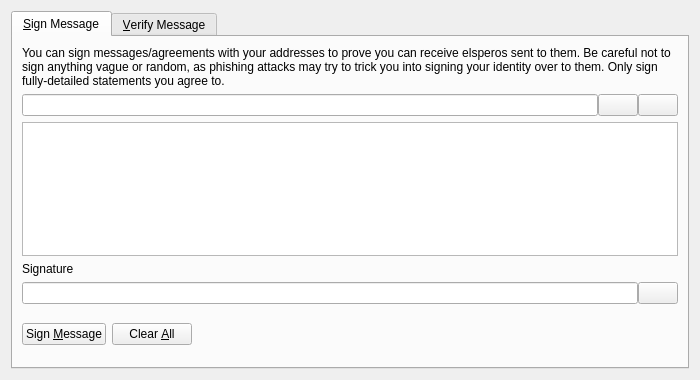
<?xml version="1.0" encoding="UTF-8"?>
<ui version="4.0">
 <class>SignVerifyMessageDialog</class>
 <widget class="QDialog" name="SignVerifyMessageDialog">
  <property name="geometry">
   <rect>
    <x>0</x>
    <y>0</y>
    <width>700</width>
    <height>380</height>
   </rect>
  </property>
  <property name="windowTitle">
   <string>Signatures - Sign / Verify a Message</string>
  </property>
  <property name="modal">
   <bool>true</bool>
  </property>
  <layout class="QVBoxLayout" name="verticalLayout">
   <item>
    <widget class="QTabWidget" name="tabWidget">
     <property name="currentIndex">
      <number>0</number>
     </property>
     <widget class="QWidget" name="tabSignMessage">
      <attribute name="title">
       <string>&amp;Sign Message</string>
      </attribute>
      <layout class="QVBoxLayout" name="verticalLayout_SM">
       <item>
        <widget class="QLabel" name="infoLabel_SM">
         <property name="text">
          <string>You can sign messages/agreements with your addresses to prove you can receive elsperos sent to them. Be careful not to sign anything vague or random, as phishing attacks may try to trick you into signing your identity over to them. Only sign fully-detailed statements you agree to.</string>
         </property>
         <property name="textFormat">
          <enum>Qt::PlainText</enum>
         </property>
         <property name="wordWrap">
          <bool>true</bool>
         </property>
        </widget>
       </item>
       <item>
        <layout class="QHBoxLayout" name="horizontalLayout_1_SM">
         <property name="spacing">
          <number>0</number>
         </property>
         <item>
          <widget class="QValidatedLineEdit" name="addressIn_SM">
           <property name="toolTip">
            <string>The Elspero address to sign the message with</string>
           </property>
          </widget>
         </item>
         <item>
          <widget class="QPushButton" name="addressBookButton_SM">
           <property name="toolTip">
            <string>Choose previously used address</string>
           </property>
           <property name="text">
            <string/>
           </property>
           <property name="icon">
            <iconset resource="../bitcoin.qrc">
             <normaloff>:/icons/address-book</normaloff>:/icons/address-book</iconset>
           </property>
           <property name="shortcut">
            <string>Alt+A</string>
           </property>
           <property name="autoDefault">
            <bool>false</bool>
           </property>
          </widget>
         </item>
         <item>
          <widget class="QPushButton" name="pasteButton_SM">
           <property name="toolTip">
            <string>Paste address from clipboard</string>
           </property>
           <property name="text">
            <string/>
           </property>
           <property name="icon">
            <iconset resource="../bitcoin.qrc">
             <normaloff>:/icons/editpaste</normaloff>:/icons/editpaste</iconset>
           </property>
           <property name="shortcut">
            <string>Alt+P</string>
           </property>
           <property name="autoDefault">
            <bool>false</bool>
           </property>
          </widget>
         </item>
        </layout>
       </item>
       <item>
        <widget class="QPlainTextEdit" name="messageIn_SM">
         <property name="toolTip">
          <string>Enter the message you want to sign here</string>
         </property>
        </widget>
       </item>
       <item>
        <widget class="QLabel" name="signatureLabel_SM">
         <property name="text">
          <string>Signature</string>
         </property>
         <property name="textFormat">
          <enum>Qt::PlainText</enum>
         </property>
        </widget>
       </item>
       <item>
        <layout class="QHBoxLayout" name="horizontalLayout_2_SM">
         <property name="spacing">
          <number>0</number>
         </property>
         <item>
          <widget class="QLineEdit" name="signatureOut_SM">
           <property name="font">
            <font>
             <italic>true</italic>
            </font>
           </property>
           <property name="readOnly">
            <bool>true</bool>
           </property>
          </widget>
         </item>
         <item>
          <widget class="QPushButton" name="copySignatureButton_SM">
           <property name="toolTip">
            <string>Copy the current signature to the system clipboard</string>
           </property>
           <property name="text">
            <string/>
           </property>
           <property name="icon">
            <iconset resource="../bitcoin.qrc">
             <normaloff>:/icons/editcopy</normaloff>:/icons/editcopy</iconset>
           </property>
           <property name="autoDefault">
            <bool>false</bool>
           </property>
          </widget>
         </item>
        </layout>
       </item>
       <item>
        <layout class="QHBoxLayout" name="horizontalLayout_3_SM">
         <item>
          <widget class="QPushButton" name="signMessageButton_SM">
           <property name="toolTip">
            <string>Sign the message to prove you own this Elspero address</string>
           </property>
           <property name="text">
            <string>Sign &amp;Message</string>
           </property>
           <property name="icon">
            <iconset resource="../bitcoin.qrc">
             <normaloff>:/icons/edit</normaloff>:/icons/edit</iconset>
           </property>
           <property name="autoDefault">
            <bool>false</bool>
           </property>
          </widget>
         </item>
         <item>
          <widget class="QPushButton" name="clearButton_SM">
           <property name="toolTip">
            <string>Reset all sign message fields</string>
           </property>
           <property name="text">
            <string>Clear &amp;All</string>
           </property>
           <property name="icon">
            <iconset resource="../bitcoin.qrc">
             <normaloff>:/icons/remove</normaloff>:/icons/remove</iconset>
           </property>
           <property name="autoDefault">
            <bool>false</bool>
           </property>
          </widget>
         </item>
         <item>
          <spacer name="horizontalSpacer_1_SM">
           <property name="orientation">
            <enum>Qt::Horizontal</enum>
           </property>
           <property name="sizeHint" stdset="0">
            <size>
             <width>40</width>
             <height>48</height>
            </size>
           </property>
          </spacer>
         </item>
         <item>
          <widget class="QLabel" name="statusLabel_SM">
           <property name="font">
            <font>
             <weight>75</weight>
             <bold>true</bold>
            </font>
           </property>
           <property name="text">
            <string/>
           </property>
           <property name="wordWrap">
            <bool>true</bool>
           </property>
          </widget>
         </item>
         <item>
          <spacer name="horizontalSpacer_2_SM">
           <property name="orientation">
            <enum>Qt::Horizontal</enum>
           </property>
           <property name="sizeHint" stdset="0">
            <size>
             <width>40</width>
             <height>48</height>
            </size>
           </property>
          </spacer>
         </item>
        </layout>
       </item>
      </layout>
     </widget>
     <widget class="QWidget" name="tabVerifyMessage">
      <attribute name="title">
       <string>&amp;Verify Message</string>
      </attribute>
      <layout class="QVBoxLayout" name="verticalLayout_VM">
       <item>
        <widget class="QLabel" name="infoLabel_VM">
         <property name="text">
          <string>Enter the receiver's address, message (ensure you copy line breaks, spaces, tabs, etc. exactly) and signature below to verify the message. Be careful not to read more into the signature than what is in the signed message itself, to avoid being tricked by a man-in-the-middle attack. Note that this only proves the signing party receives with the address, it cannot prove sendership of any transaction!</string>
         </property>
         <property name="textFormat">
          <enum>Qt::PlainText</enum>
         </property>
         <property name="alignment">
          <set>Qt::AlignLeading|Qt::AlignLeft|Qt::AlignTop</set>
         </property>
         <property name="wordWrap">
          <bool>true</bool>
         </property>
        </widget>
       </item>
       <item>
        <layout class="QHBoxLayout" name="horizontalLayout_1_VM">
         <property name="spacing">
          <number>0</number>
         </property>
         <item>
          <widget class="QValidatedLineEdit" name="addressIn_VM">
           <property name="toolTip">
            <string>The Elspero address the message was signed with</string>
           </property>
          </widget>
         </item>
         <item>
          <widget class="QPushButton" name="addressBookButton_VM">
           <property name="toolTip">
            <string>Choose previously used address</string>
           </property>
           <property name="text">
            <string/>
           </property>
           <property name="icon">
            <iconset resource="../bitcoin.qrc">
             <normaloff>:/icons/address-book</normaloff>:/icons/address-book</iconset>
           </property>
           <property name="shortcut">
            <string>Alt+A</string>
           </property>
           <property name="autoDefault">
            <bool>false</bool>
           </property>
          </widget>
         </item>
        </layout>
       </item>
       <item>
        <widget class="QPlainTextEdit" name="messageIn_VM"/>
       </item>
       <item>
        <widget class="QValidatedLineEdit" name="signatureIn_VM"/>
       </item>
       <item>
        <layout class="QHBoxLayout" name="horizontalLayout_2_VM">
         <item>
          <widget class="QPushButton" name="verifyMessageButton_VM">
           <property name="toolTip">
            <string>Verify the message to ensure it was signed with the specified Elspero address</string>
           </property>
           <property name="text">
            <string>Verify &amp;Message</string>
           </property>
           <property name="icon">
            <iconset resource="../bitcoin.qrc">
             <normaloff>:/icons/transaction_0</normaloff>:/icons/transaction_0</iconset>
           </property>
           <property name="autoDefault">
            <bool>false</bool>
           </property>
          </widget>
         </item>
         <item>
          <widget class="QPushButton" name="clearButton_VM">
           <property name="toolTip">
            <string>Reset all verify message fields</string>
           </property>
           <property name="text">
            <string>Clear &amp;All</string>
           </property>
           <property name="icon">
            <iconset resource="../bitcoin.qrc">
             <normaloff>:/icons/remove</normaloff>:/icons/remove</iconset>
           </property>
           <property name="autoDefault">
            <bool>false</bool>
           </property>
          </widget>
         </item>
         <item>
          <spacer name="horizontalSpacer_1_VM">
           <property name="orientation">
            <enum>Qt::Horizontal</enum>
           </property>
           <property name="sizeHint" stdset="0">
            <size>
             <width>40</width>
             <height>48</height>
            </size>
           </property>
          </spacer>
         </item>
         <item>
          <widget class="QLabel" name="statusLabel_VM">
           <property name="font">
            <font>
             <weight>75</weight>
             <bold>true</bold>
            </font>
           </property>
           <property name="text">
            <string/>
           </property>
           <property name="wordWrap">
            <bool>true</bool>
           </property>
          </widget>
         </item>
         <item>
          <spacer name="horizontalSpacer_2_VM">
           <property name="orientation">
            <enum>Qt::Horizontal</enum>
           </property>
           <property name="sizeHint" stdset="0">
            <size>
             <width>40</width>
             <height>48</height>
            </size>
           </property>
          </spacer>
         </item>
        </layout>
       </item>
      </layout>
     </widget>
    </widget>
   </item>
  </layout>
 </widget>
 <customwidgets>
  <customwidget>
   <class>QValidatedLineEdit</class>
   <extends>QLineEdit</extends>
   <header>qvalidatedlineedit.h</header>
  </customwidget>
 </customwidgets>
 <resources>
  <include location="../bitcoin.qrc"/>
 </resources>
 <connections/>
</ui>
